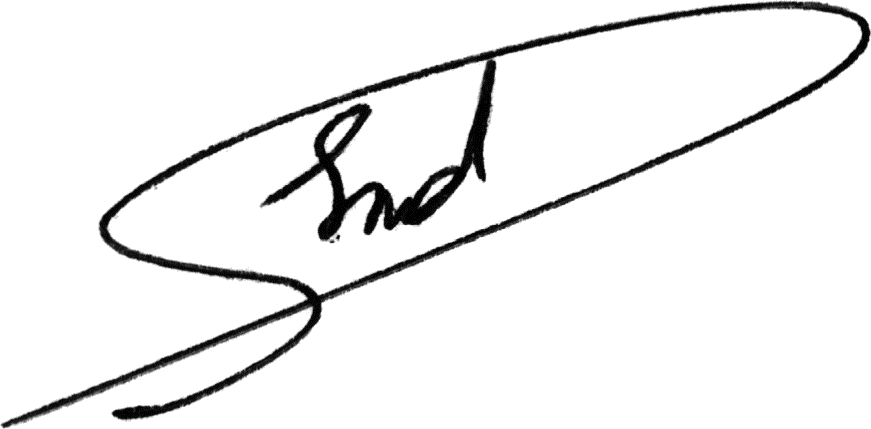
#> input picture data/user2/1_fake_1.tif, 871 x 429 px
$ python -i normalize.py   (imports and definitions only)
#> lines starting #> are read from the running program, lines starting #| are printed output that depends on the picture; after the words box and inside, x2 and y2 are one past the last pixel; in counts of white or black regions, pixels touching at a corner belong together
#> further down, picture is the input picture: shape (429, 871, 3); min 0, max 255, mean 239.3
import cv2
import numpy as np
from skimage import filters, transform
from typing import Tuple
import matplotlib.pyplot as plt


def preprocess_signature(img: np.ndarray,
                         canvas_size: Tuple[int, int] = (400, 574),
                         img_size: Tuple[int, int] =(170, 242),
                         input_size: Tuple[int, int] =(150, 220),
                         resize_size: Tuple[int, int] = (200, 400)) -> np.ndarray:
    """ Pre-process a signature image, centering it in a canvas, resizing the image and cropping it.

    Parameters
    ----------
    img : np.ndarray (H x W)
        The signature image
    canvas_size : tuple (H x W)
        The size of a canvas where the signature will be centered on.
        Should be larger than the signature.
    img_size : tuple (H x W)
        The size that will be used to resize (rescale) the signature
    input_size : tuple (H x W)
        The final size of the signature, obtained by croping the center of image.
        This is necessary in cases where data-augmentation is used, and the input
        to the neural network needs to have a slightly smaller size.

    Returns
    -------
    np.narray (input_size):
        The pre-processed image
    -------

    """
#> called with canvas_size = (400, 574), img_size = (170, 242), input_size = (150, 220), resize_size = (200, 400)
    h, w = img.shape[0], img.shape[1]
#> h = 429; w = 871
    if h > w:
        addition = int((1.5*h - w) // 2)
        img = cv2.copyMakeBorder(img, 0, 0, addition, addition, borderType=cv2.BORDER_CONSTANT, value=255)
    new_h, new_w = resize_size[0], resize_size[1]
    # if h < new_h and w < new_w:
    #     img_resized = img
    # else:
    width_ratio = float(w) / new_w
#> width_ratio = 2.18
    height_ratio = float(h) / new_h
#> height_ratio = 2.15
    if h > w:
        resize_height = new_h
        resize_width = int(round(w / height_ratio))
    else:
        resize_width = new_w
        resize_height = int(round(h / width_ratio))
#> resize_height = 197
    img_resized = cv2.resize(img, (resize_width, resize_height), interpolation=cv2.BORDER_CONSTANT)
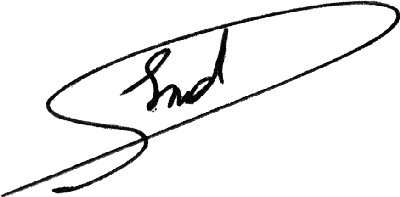
#> img_resized: shape (197, 400, 3); min 0, max 255, mean 239.3
        # cv2.imwrite("")

    img = img_resized.astype(np.uint8)
    centered = normalize_image(img, canvas_size)
    inverted = 255 - centered
    resized = resize_image(inverted, img_size)

    if input_size is not None and input_size != img_size:
        cropped = crop_center(resized, input_size)
    else:
        cropped = resized

    return cropped


def normalize_image(img: np.ndarray,
                    canvas_size: Tuple[int, int] = (840, 1360)) -> np.ndarray:
    """ Centers an image in a pre-defined canvas size, and remove
    noise using OTSU's method.

    Parameters
    ----------
    img : np.ndarray (H x W)
        The image to be processed
    canvas_size : tuple (H x W)
        The desired canvas size

    Returns
    -------
    np.ndarray (H x W)
        The normalized image
    """
#> called with canvas_size = (400, 574)

    # 1) Crop the image before getting the center of mass

    # Apply a gaussian filter on the image to remove small components
    # Note: this is only used to define the limits to crop the image
    blur_radius = 2
    blurred_image = filters.gaussian(img, blur_radius, preserve_range=True)
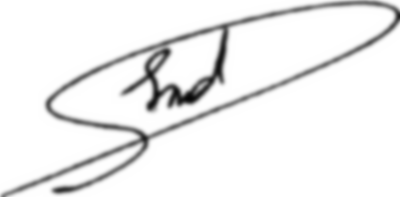
#> blurred_image: shape (197, 400, 3) float64; min 6.7, max 255, mean 239.3

    # Binarize the image using OTSU's algorithm. This is used to find the center
    # of mass of the image, and find the threshold to remove background noise
    threshold = filters.threshold_otsu(img)
#> threshold = 136
    if threshold == 0:
        #
        binarized_image = blurred_image
        r, c = np.where(binarized_image == 255)
    else:
        #Find the center of mass

        binarized_image = blurred_image > threshold + threshold*0.2
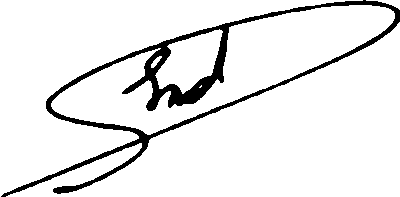
#> binarized_image: shape (197, 400, 3) bool; 91.8% white; 1 black region, box (x1, y1, x2, y2) and area: (1, 0, 400, 197) 6426
#> (the run stopped early here; a loop or call above may not have finished)

$ run again, on data/user2/1_fake_2.tif
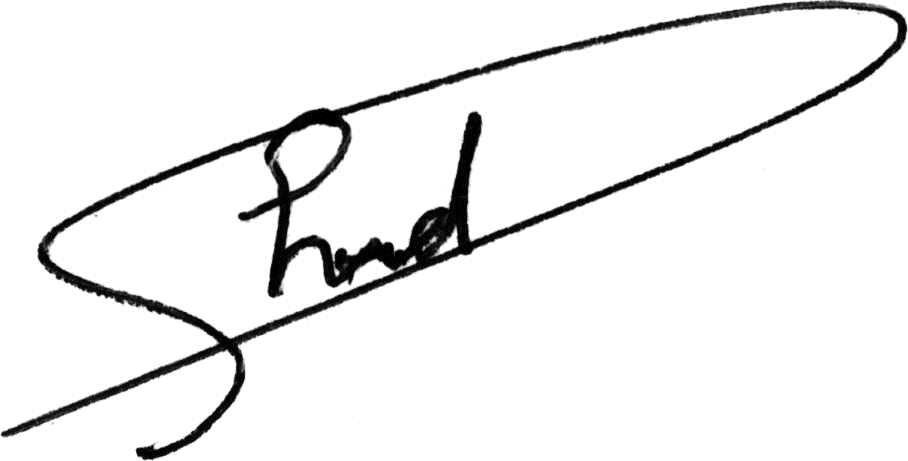
#> input picture data/user2/1_fake_2.tif, 908 x 461 px
#> picture is the input picture: shape (461, 908, 3); min 0, max 255, mean 238.8
#> in normalize_image, `blurred_image = filters.gaussian(img, blur_radius, preserve_range=True)`:
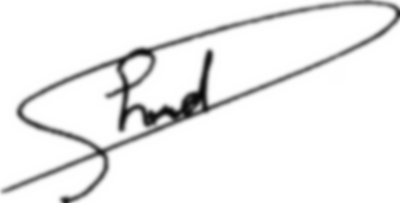
#> blurred_image: shape (203, 400, 3) float64; min 7.47, max 255, mean 238.8
#> threshold = 136
#> in normalize_image, `binarized_image = blurred_image > threshold + threshold*0.2`:
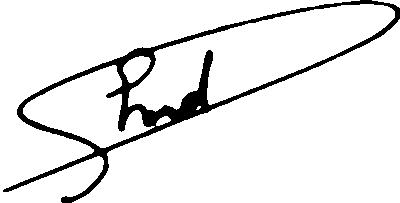
#> binarized_image: shape (203, 400, 3) bool; 91.7% white; 1 black region, box (x1, y1, x2, y2) and area: (3, 0, 400, 203) 6750

$ run again, on data/user2/1_real_1.tif
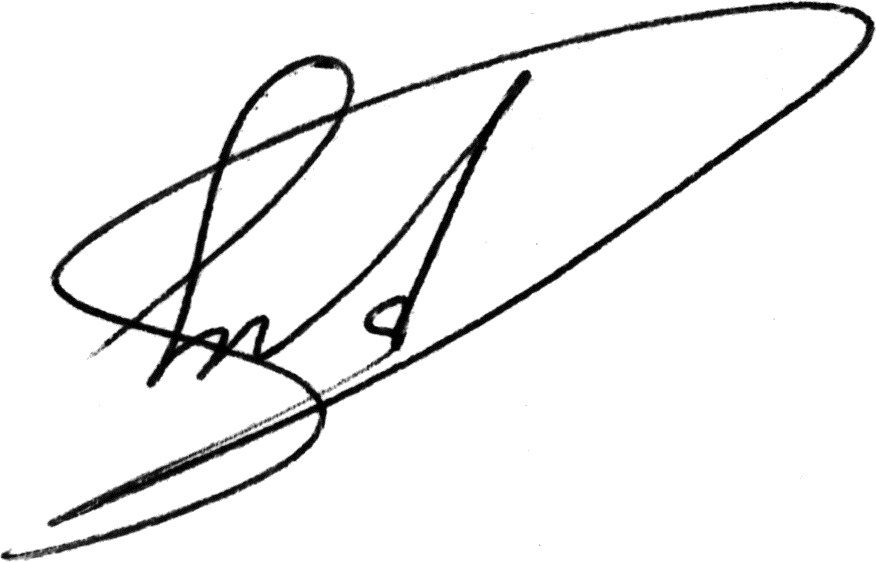
#> input picture data/user2/1_real_1.tif, 876 x 562 px
#> picture is the input picture: shape (562, 876, 3); min 0, max 255, mean 239.4
#> in normalize_image, `blurred_image = filters.gaussian(img, blur_radius, preserve_range=True)`:
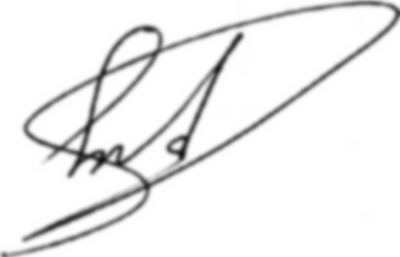
#> blurred_image: shape (257, 400, 3) float64; min 15.9, max 255, mean 239.4
#> threshold = 136
#> in normalize_image, `binarized_image = blurred_image > threshold + threshold*0.2`:
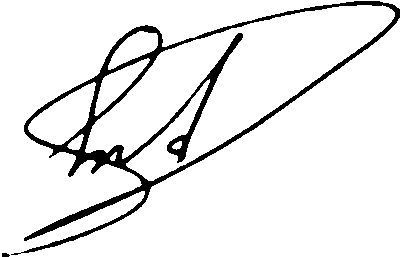
#> binarized_image: shape (257, 400, 3) bool; 91.9% white; 2 black regions, box (x1, y1, x2, y2) and area: (11, 1, 400, 255) 8337, (2, 253, 10, 257) 27
